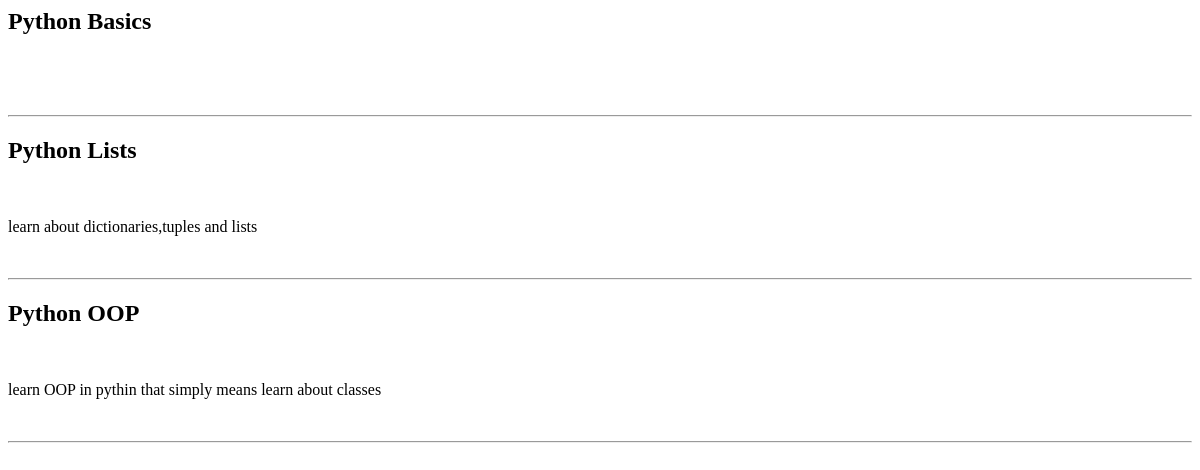
Page /courses/ on the earlier database version.
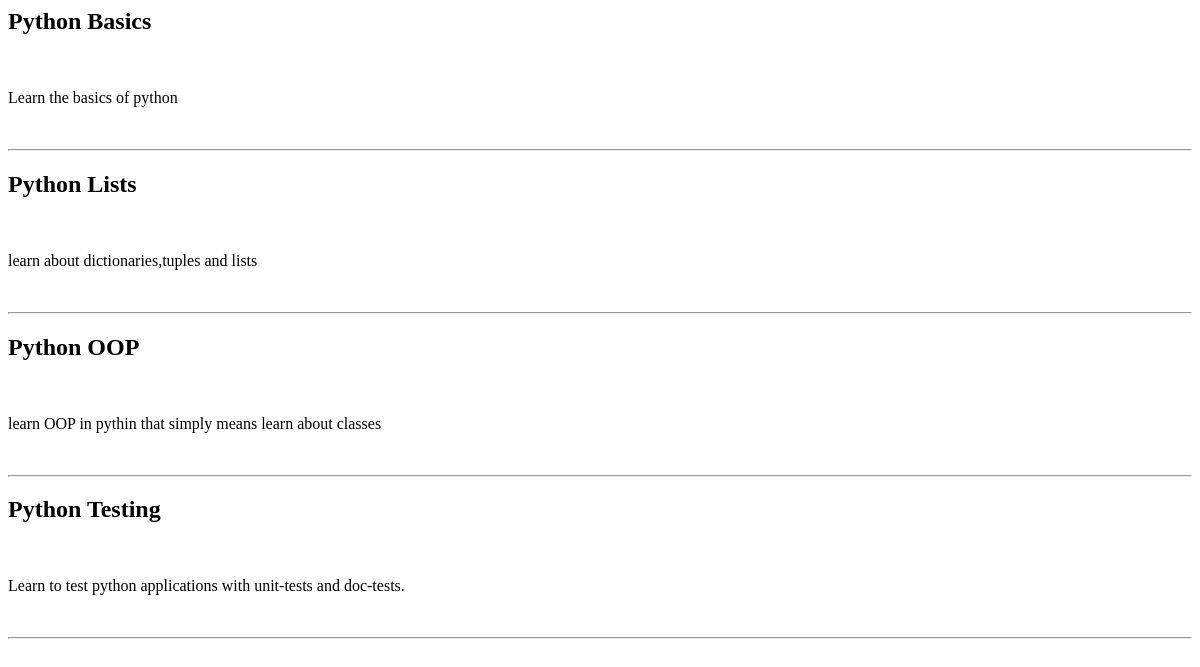
Same page on the later database version.
### courses/models.py (models this page shows, shortened)
class Course(models.Model):
    ctrated_at = models.DateTimeField(auto_now_add=True)
    title = models.CharField(max_length=255)
    descrtiption = models.TextField()

### courses/views.py (the view)
def coure_list(request):
    courses = Course.objects.all()
    return render(request, 'courses/course_list.html', { 'courses': courses})

### courses/templates/courses/course_list.html (shortened to what this page needs)
{% for course in courses%}
<h2>{{ course.title }}</h2>
<p>
  {{ course.descrtiption }}
</p>
<hr>
{% endfor %}

Differences in the rows shown:
changed Course "Python Basics": descrtiption (not shown) → "Learn the basics of python"
added Course: title "Python Testing", descrtiption "Learn to test python applications with unit-tests and doc-tests."
